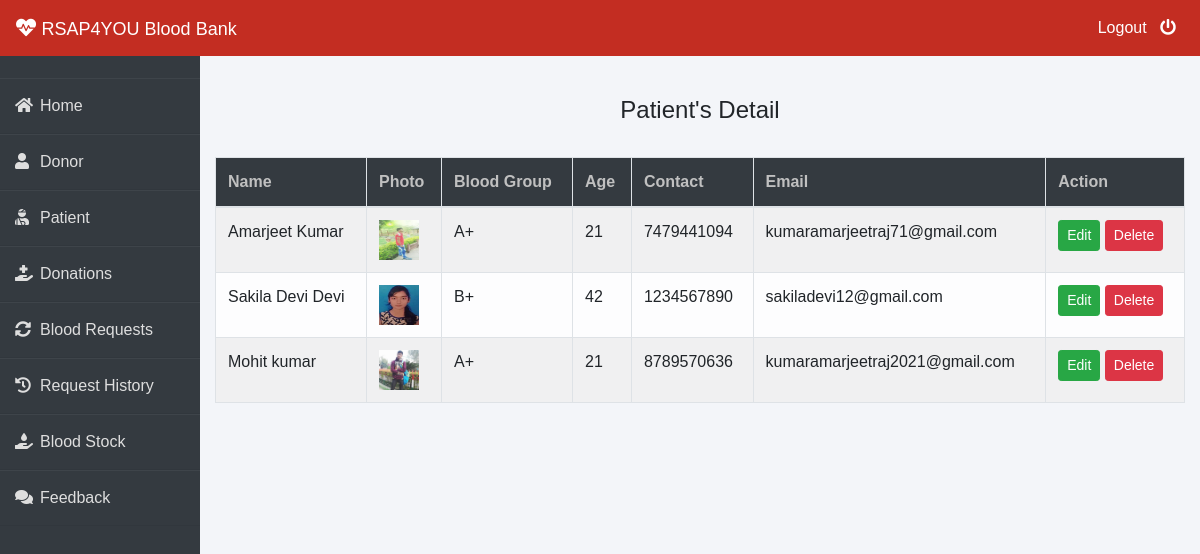
/admin-patient (signed in), run on the app's committed database.
### patient/models.py (models this page shows, shortened)
class Patient(models.Model):
    user=models.OneToOneField(User,on_delete=models.CASCADE)
    profile_pic= models.ImageField(upload_to='profile_pic/Patient/',null=True,blank=True)
    age=models.PositiveIntegerField()
    bloodgroup=models.CharField(max_length=10,null=False,default=0)
    address = models.CharField(max_length=40)
    mobile = models.CharField(max_length=20,null=False)
    Email = models.EmailField(max_length=250,null=False,default=0)
    @property
    def get_name(self):
        return self.user.first_name+" "+self.user.last_name

### blood/views.py (the view)
# urls.py: path('admin-patient', views.admin_patient_view,name='admin-patient'),
@login_required(login_url='adminlogin')
def admin_patient_view(request):
    patients=pmodels.Patient.objects.all()
    return render(request,'blood/admin_patient.html',{'patients':patients})

### templates/blood/admin_patient.html (shortened to what this page needs)
{% extends 'blood/adminbase.html' %}
{% block content %}
{% load widget_tweaks %}
{%load static%}
<br><br>
<div class="container">
    <H4 class="text-center">Patient's Detail</H4><br>
    <table class="table table-light table-hover table-bordered table-striped">
        <thead class="bg-dark">
            <tr>
                <th scope="col" style="color: rgb(192, 192, 192);">Name</th>
                <th scope="col" style="color: rgb(192, 192, 192);">Photo</th>
                <th scope="col" style="color: rgb(192, 192, 192);">Blood Group</th>
                <th scope="col" style="color: rgb(192, 192, 192);">Age</th>
                <th scope="col" style="color: rgb(192, 192, 192);">Contact</th>
                <th scope="col" style="color: rgb(192, 192, 192);">Email</th>
                <th style="color: rgb(192, 192, 192);">Action</th>
            </tr>
        </thead>
        <tbody>
            {% for t in patients %}
            <tr>
                <td> {{t.get_name}}</td>
                <td> <img src="{% static t.profile_pic.url %}" alt="Profile Pic" height="40px" width="40px" /></td>
                <td>{{t.bloodgroup}}</td>
                <td>{{t.age}}</td>
                <td>{{t.mobile}}</td>
                <td>{{t.Email}}</td>
                <td>
                    <button class="btn btn-success btn-sm"><a  style="text-decoration: none;color: white;" href="{% url 'update-patient' t.id  %}">Edit</a> </button>
                    <button class="btn btn-danger btn-sm"><a  style="text-decoration: none;color: white;" href="{% url 'delete-patient' t.id  %}">Delete</a> </button>
                </td>
            </tr>
            {% endfor %}
        </tbody>
    </table>
</div>
{% endblock content %}

### templates/blood/adminbase.html (style rules this page uses)
* { margin: 0; padding: 0; box-sizing: border-box; list-style: none; text-decoration: none; font-family: 'Josefin Sans', sans-serif; }
body { background-color: #f3f5f9; }

### data on the page
Patient: get_name "Amarjeet Kumar", profile_pic (picture), bloodgroup "A+", age "21", mobile "7479441094", Email "kumaramarjeetraj71@gmail.com"
Patient: get_name "Sakila Devi Devi", profile_pic (picture), bloodgroup "B+", age "42", mobile "1234567890", Email "sakiladevi12@gmail.com"
Patient: get_name "Mohit kumar", profile_pic (picture), bloodgroup "A+", age "21", mobile "8789570636", Email "kumaramarjeetraj2021@gmail.com"
